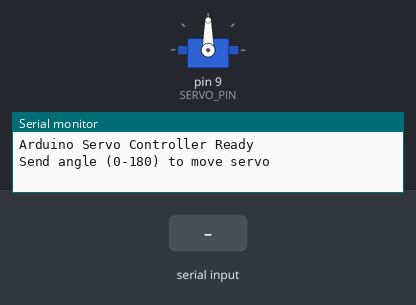
Simulated run of this sketch. Board: Arduino Uno, built with avr-gcc and run on an emulated ATmega328P. Parts: servo, the last lines printed to the serial monitor. Inputs (shaded band) come from the test bench.

Above: at 1.2 s.
1.3 s: "0\n" received over Serial
At 2.0 s:
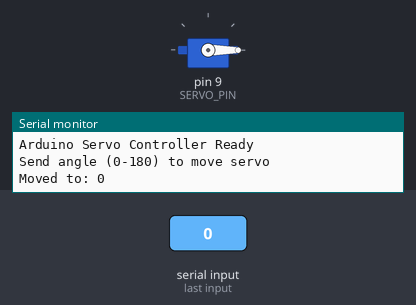
2.8 s: "90,45\n" received over Serial
At 3.2 s:
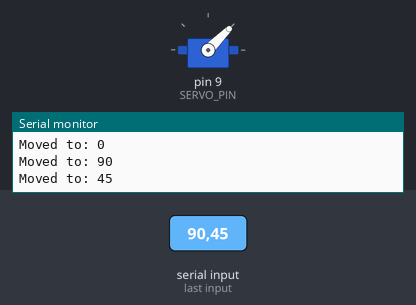
4.3 s: "30,150\n" received over Serial
At 5.5 s:
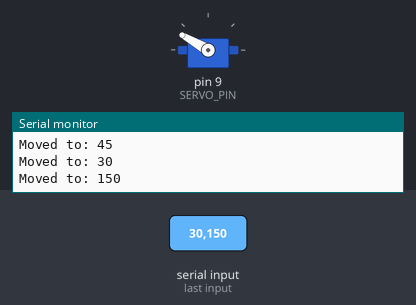
5.8 s: "90\n" received over Serial
At 6.6 s:
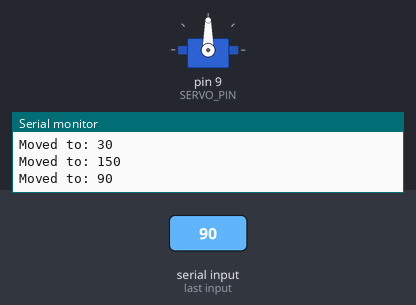
Timing chart, 0 to 8.3 s (numbered marks = the images above; inputs shaded):
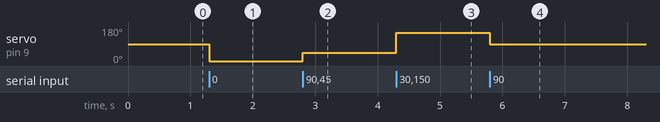

Measured:
- after the input at 1.3 s, servo on pin 9 (SERVO_PIN): 90° → 0° at once
- after the input at 2.8 s, servo on pin 9 (SERVO_PIN): 0° → 45° at once
- after the input at 4.3 s, servo on pin 9 (SERVO_PIN): 45° → 150° at once
- after the input at 5.8 s, servo on pin 9 (SERVO_PIN): 150° → 90° at once

The sketch:

ServoController.ino
```cpp
#include <Servo.h>

Servo myServo;
const int SERVO_PIN = 9;  // PWM pin for servo

void setup() {
  Serial.begin(1000000);  // Initialize serial communication
  myServo.attach(SERVO_PIN);  // Attach servo to pin 9
  myServo.write(90);  // Start at center position

  Serial.println("Arduino Servo Controller Ready");
  Serial.println("Send angle (0-180) to move servo");
}

void loop() {
  if (Serial.available() > 0) {
    // Read the incoming angle as an integer
    int angle = Serial.parseInt();

    // Validate angle range
    if (angle >= 0 && angle <= 180) {
      myServo.write(angle);

      // Send confirmation back to Pi
      Serial.print("Moved to: ");
      Serial.println(angle);
    } else if (angle != 0 || Serial.peek() == '0') {
      // Only print error if we actually received invalid data
      Serial.println("Error: Angle must be 0-180");
    }

    // Clear any remaining newline characters
    while (Serial.available() > 0 && Serial.peek() == '\n' || Serial.peek() == '\r') {
      Serial.read();
    }
  }
}
```

arduino_PID_adam.cpp
```cpp
#include <Servo.h>


/*SERVO POSITION CONSTANTS*/
/* These are used to set the position of the servo using "microseconds of the pulse width"
instead of degrees for finer control*/
#define SERVO_OFFSET 1600   //center position
#define SERVO_MIN 700
#define SERVO_MAX 2400

/*REFERENCE RANGE*/
#define REFERENCE_MIN 0
#define REFERENCE_MAX 640

/*DELTA T*/
#define DT 0.0055  //seconds

/*PID PARAMETERS*/
#define Kp 2    //proportional coefficient
#define Ki 0.2    //integral coefficient
#define Kd 1.2    //derivative coefficient

/*UPSCALING TO Servo.writeMilliseconds*/
#define OUTPUT_UPSCALE_FACTOR 1

/*EMA ALPHAS*/
#define SENSOR_EMA_a 0.05
#define SETPOINT_EMA_a 0.01

/*SENSOR SPIKE NOISE HANDLING*/
/*Adjust these values to filter camera noise better*/
#define SENSOR_NOISE_SPIKE_THRESHOLD 350
#define SENSOR_NOISE_LP_THRESHOLD 500

float mapfloat(float x, float in_min, float in_max, float out_min, float out_max);

Servo myservo;

/*ARDUINO PINS*/
#define pot_pin A0
int servo_pin = 3;

/*EMA VARIABLE INITIALIZATIONS*/
float sensor_filtered = 320;
int pot_filtered = 0;

/*GLOBAL SENSOR SPIKE NOISE HANDLING VARIABLES*/
int last_sensor_value = 320;  // Initialize to center to prevent rejecting first real data
int old_sensor_value = 320;

/*GLOBAL PID VARIABLES*/
float previous_error = 0;
float integral = 0;

/*DEBUG PRINTING*/
int debug_counter = 0;
#define DEBUG_PRINT_INTERVAL 20  // Print every 20 loops (~110ms at 5.5ms/loop)

void setup() {
  Serial.begin(115200);
  Serial.setTimeout(1);  // Reduce timeout from default 1000ms to 1ms for non-blocking reads
  myservo.attach(servo_pin);
}

void loop() {
  /*START DELTA T TIMING*/
  unsigned long my_time = millis();

  /*READ POT AND RUN POT EMA*/
  int pot_value = analogRead(pot_pin);
  pot_filtered = (SETPOINT_EMA_a*pot_value) + ((1-SETPOINT_EMA_a)*pot_filtered);

  /*MAP POT POSITION TO CM SETPOINT RANGE*/
  float setpoint = mapfloat((float)pot_filtered, 0.0, 1024.0, REFERENCE_MIN, REFERENCE_MAX);

  /*READ SENSOR DATA*/
  int sensor_value = last_sensor_value;  //default to last sensor value if no new data is available
  bool ball_detected = true;  // Track if ball is detected

  if (Serial.available() > 0){
    int temp = Serial.parseInt(); // Much faster and non-blocking with setTimeout(1)
    if(temp == -1) { // No ball detected signal
      ball_detected = false;
    }
    else if(temp >= 0 && temp <= 640) { // Validate range before using
      sensor_value = temp;
      ball_detected = true;
    }
    // Clear any remaining bytes in buffer (including newline)
    while(Serial.available() > 0) {
      Serial.read();
    }
  }

  /*PREPARE AND WRITE SERVO OUTPUT*/
  int servo_output;
  float error = 0;
  float output = 0;

  if(!ball_detected) {
    // No ball detected - reset to level center position immediately
    servo_output = SERVO_OFFSET;
    // Reset all filters and PID variables to center/zero
    sensor_filtered = 320;
    last_sensor_value = 320;
    old_sensor_value = 320;
    integral = 0;
    previous_error = 0;
  }
  else {
    // Ball detected - run full processing

    /*REMOVE SENSOR NOISE SPIKES*/
    if(abs(sensor_value-old_sensor_value) < SENSOR_NOISE_LP_THRESHOLD && abs(sensor_value-last_sensor_value) < SENSOR_NOISE_SPIKE_THRESHOLD){  //everything is in order
      old_sensor_value = last_sensor_value;
      last_sensor_value = sensor_value;
    }
    else{                               //spike detected - set sample equal to last
      sensor_value = last_sensor_value;
    }

    /*RUN SENSOR EMA*/
    sensor_filtered = (SENSOR_EMA_a*sensor_value) + ((1-SENSOR_EMA_a)*sensor_filtered);

    /*PID CONTROLLER*/
    error = setpoint - sensor_filtered;
    integral = integral + error*DT;
    float derivative = (error - previous_error)/DT;
    output = (Kp*error + Ki*integral + Kd*derivative)*OUTPUT_UPSCALE_FACTOR;
    previous_error = error;

    // Calculate servo output with saturation
    servo_output = round(-output) + SERVO_OFFSET;

    if(servo_output < SERVO_MIN){ //saturate servo output at min/max range
      servo_output = SERVO_MIN;
    }
    else if(servo_output > SERVO_MAX){
      servo_output = SERVO_MAX;
    }
  }

  myservo.writeMicroseconds(servo_output);  //write to servo

  /*RATE-LIMITED DEBUG OUTPUT*/
  debug_counter++;
  if(debug_counter >= DEBUG_PRINT_INTERVAL){
    debug_counter = 0;

    if(ball_detected) {
      // Print key variables in clean format
      Serial.print("Setpoint: ");
      Serial.print(setpoint, 1);
      Serial.print(" | Ball: ");
      Serial.print(sensor_filtered, 1);
      Serial.print(" | Servo: ");
      Serial.print(servo_output);
      Serial.print(" | Error: ");
      Serial.print(error, 1);
      Serial.print(" | Output: ");
      Serial.print(output, 1);
      Serial.print(" | Loop(ms): ");
      Serial.println(millis() - my_time);
    }
    else {
      Serial.println("NO BALL - Reset to center");
    }
  }

  /*WAIT FOR DELTA T*/
  while(millis() - my_time < DT*1000);
}

float mapfloat(float x, float in_min, float in_max, float out_min, float out_max)
{
 return (x - in_min) * (out_max - out_min) / (in_max - in_min) + out_min;
}
```
